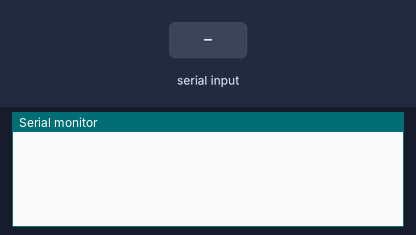
Bench run of a sketch on a simulated Arduino Uno, built with avr-gcc and run on an emulated ATmega328P. Shown: the last lines printed to the serial monitor. The inputs (shaded band) are chosen by the test bench.

Above: at 1.2 s.
1.3 s: "90,45\n" received over Serial
At 2.5 s:
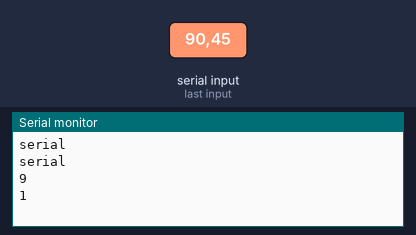
2.8 s: "B90\n" received over Serial
At 3.6 s:
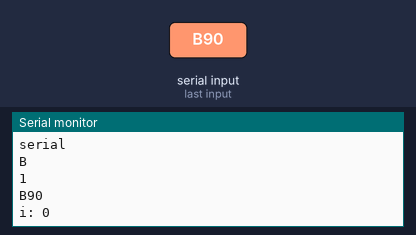

The sketch:

SERIAL_FINAL.ino
```cpp
#include <Servo.h>


Servo MOT[6];

String RPiString = "";
boolean RPiStringComplete = false;

void setup() {


  Serial.begin(115200);
  //wybrać numery pinów i attach


}


//BA1000A2342A1500A1600A1700A1808EZ

void loop() {

  if ( RPiStringComplete == true) {
    Serial.println(RPiString[0]);
    Serial.println(RPiStringComplete);

    if (RPiString[0] == 'B') {
      Serial.println(RPiString);

      int l = 1;
      int tmp = 0;

      for (int i = 0; i < 6; i++) {

        Serial.print("i: ");
        Serial.println(i);
        Serial.println();

        while (RPiString[l + 1] != 'A') {


//          Serial.print("l ");
//          Serial.println(RPiString[l ]);
          l++;
          if (RPiString[l] == 'E') {
            break;
          }
          tmp = tmp * 10;
          tmp = tmp + RPiString[l] - 48;
//          Serial.print("tmp: ");
//          Serial.println(tmp);
//          Serial.print("l: ");
//          Serial.println(l);
//          Serial.println();


        }
        Serial.print("tmp= ");
        Serial.print(tmp);
        Serial.println();
        MOT[i].writeMicroseconds(tmp);
        l++;
        tmp=0;

      }
      RPiStringComplete = false;
      RPiString = "";
    }
    RPiStringComplete = false;
      RPiString = "";


  }
}


void serialEvent() {

  Serial.print("serial\n");

  while (Serial.available()) {

    char inChar = (char)Serial.read();
    RPiString += inChar;


    if (inChar == '\n') {
      RPiStringComplete = true;
    }
  }
}
```

Measured:
- after the input at 1.3 s, the serial monitor: prints a new line at once (image 1)
- after the input at 2.8 s, the serial monitor: prints a new line at once (image 2)
